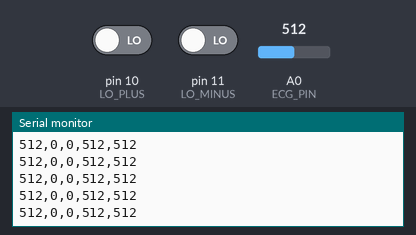
Simulated run of this sketch. Board: Arduino Uno, built with avr-gcc and run on an emulated ATmega328P. Parts: the last lines printed to the serial monitor. Inputs (shaded band) come from the test bench; at power-on: A0 (ECG_PIN) = 512, pin 10 (LO_PLUS) LOW, pin 11 (LO_MINUS) LOW.

Above: at 11.7 s.
11.8 s: A0 (ECG_PIN) set to 11
At 12.7 s:
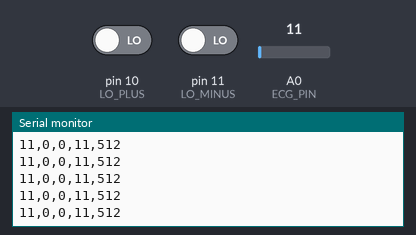
13.3 s: A0 (ECG_PIN) set to 8
At 13.9 s:
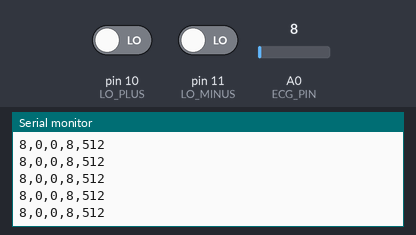
Timing chart, 0 to 15.8 s (numbered marks = the images above; inputs shaded):
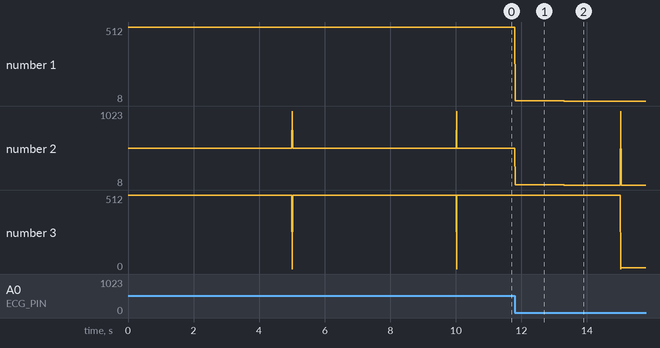

The sketch:

ecg_diagnostic.ino
```cpp
/*
  ============================================================
  PORTABLE ECG DEVICE — Diagnostic Sketch
  ============================================================
  Use this sketch to troubleshoot signal issues.
  Prints: RAW value, LO+ state, LO- state, running MIN, MAX
  Open Serial Monitor (not Plotter) at 115200 baud.

  MIN/MAX resets every 5 seconds to show recent signal range.
  If MIN and MAX are close together → signal is stuck/railed.
  If MIN and MAX are far apart → signal is moving (good).
  ============================================================
*/

const int ECG_PIN  = A0;
const int LO_PLUS  = 10;
const int LO_MINUS = 11;

int minVal = 1023;
int maxVal = 0;
unsigned long lastReset = 0;

void setup() {
  Serial.begin(115200);
  pinMode(LO_PLUS,  INPUT);
  pinMode(LO_MINUS, INPUT);
  Serial.println("RAW | LO+ | LO- | MIN | MAX");
  Serial.println("----+-----+-----+-----+----");
}

void loop() {
  int val = analogRead(ECG_PIN);
  int lop = digitalRead(LO_PLUS);
  int lom = digitalRead(LO_MINUS);

  if (val < minVal) minVal = val;
  if (val > maxVal) maxVal = val;

  // Reset min/max every 5 seconds
  if (millis() - lastReset > 5000) {
    minVal    = 1023;
    maxVal    = 0;
    lastReset = millis();
    Serial.println("--- MIN/MAX RESET ---");
  }

  Serial.print(val);   Serial.print(",");
  Serial.print(lop);   Serial.print(",");
  Serial.print(lom);   Serial.print(",");
  Serial.print(minVal);Serial.print(",");
  Serial.println(maxVal);

  delay(10);
}
```

Measured:
- after the input at 11.8 s, the serial monitor: prints a new line at once (image 1)
- after the input at 13.3 s, the serial monitor: prints a new line at once (image 2)
- plotted number 1: 512 → 11 after the input at 11.8 s, 11 → 8 after the input at 13.3 s
- plotted number 2: 512 → 11 after the input at 11.8 s, 11 → 8 after the input at 13.3 s
- plotted number 3: 512 → 8 after the input at 13.3 s
